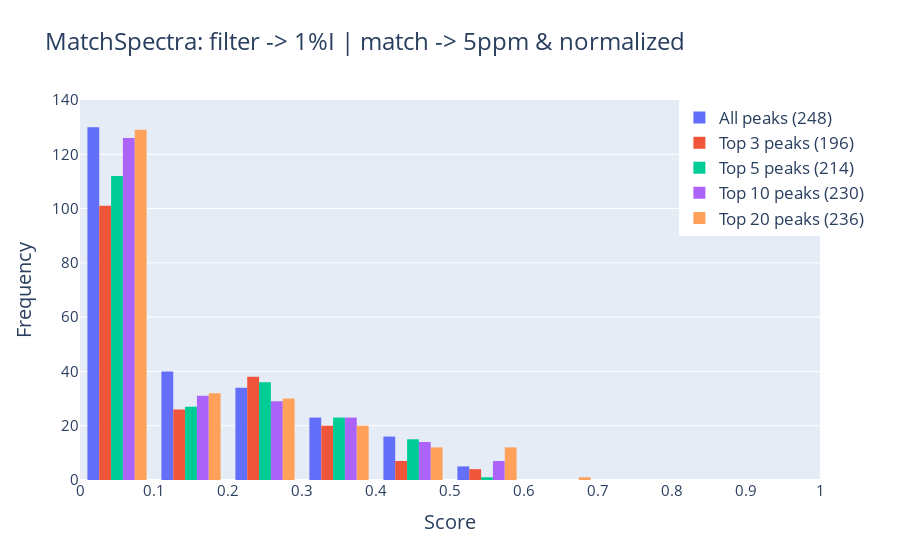

The notebook cell this image was saved under:
### Code cell
plot_histograms_sidebyside(same_query_ref9, same_query_ref1, same_query_ref2, same_query_ref3, same_query_ref4, 'score',  'Score', 'MatchSpectra: filter -> 1%I | match -> 5ppm & normalized')

### Figure 1 — Plotly figure (JSON) as saved in the notebook; plotly's stock layout.template omitted (floating-point values rounded to 4 significant figures; data arrays with more than 128 entries replaced by an {"elided": "..."} marker saying what was removed)
{"data": [{"name": "All peaks (248)", "nbinsx": 10, "type": "histogram", "x": {"elided": "248 float values"}, "xbins": {"end": 1, "start": 0}}, {"name": "Top 3 peaks (196)", "nbinsx": 10, "type": "histogram", "x": {"elided": "196 float values"}, "xbins": {"end": 1, "start": 0}}, {"name": "Top 5 peaks (214)", "nbinsx": 10, "type": "histogram", "x": {"elided": "214 float values"}, "xbins": {"end": 1, "start": 0}}, {"name": "Top 10 peaks (230)", "nbinsx": 10, "type": "histogram", "x": {"elided": "230 float values"}, "xbins": {"end": 1, "start": 0}}, {"name": "Top 20 peaks (236)", "nbinsx": 10, "type": "histogram", "x": {"elided": "236 float values"}, "xbins": {"end": 1, "start": 0}}], "layout": {"font": {"size": 17}, "legend": {"x": 0.81, "y": 1}, "title": {"text": "MatchSpectra: filter -> 1%I | match -> 5ppm & normalized"}, "xaxis": {"dtick": 0.1, "range": [0, 1], "tickfont": {"size": 15}, "title": {"text": "Score"}}, "yaxis": {"range": [0, 140], "tickfont": {"size": 15}, "title": {"text": "Frequency"}}}}
